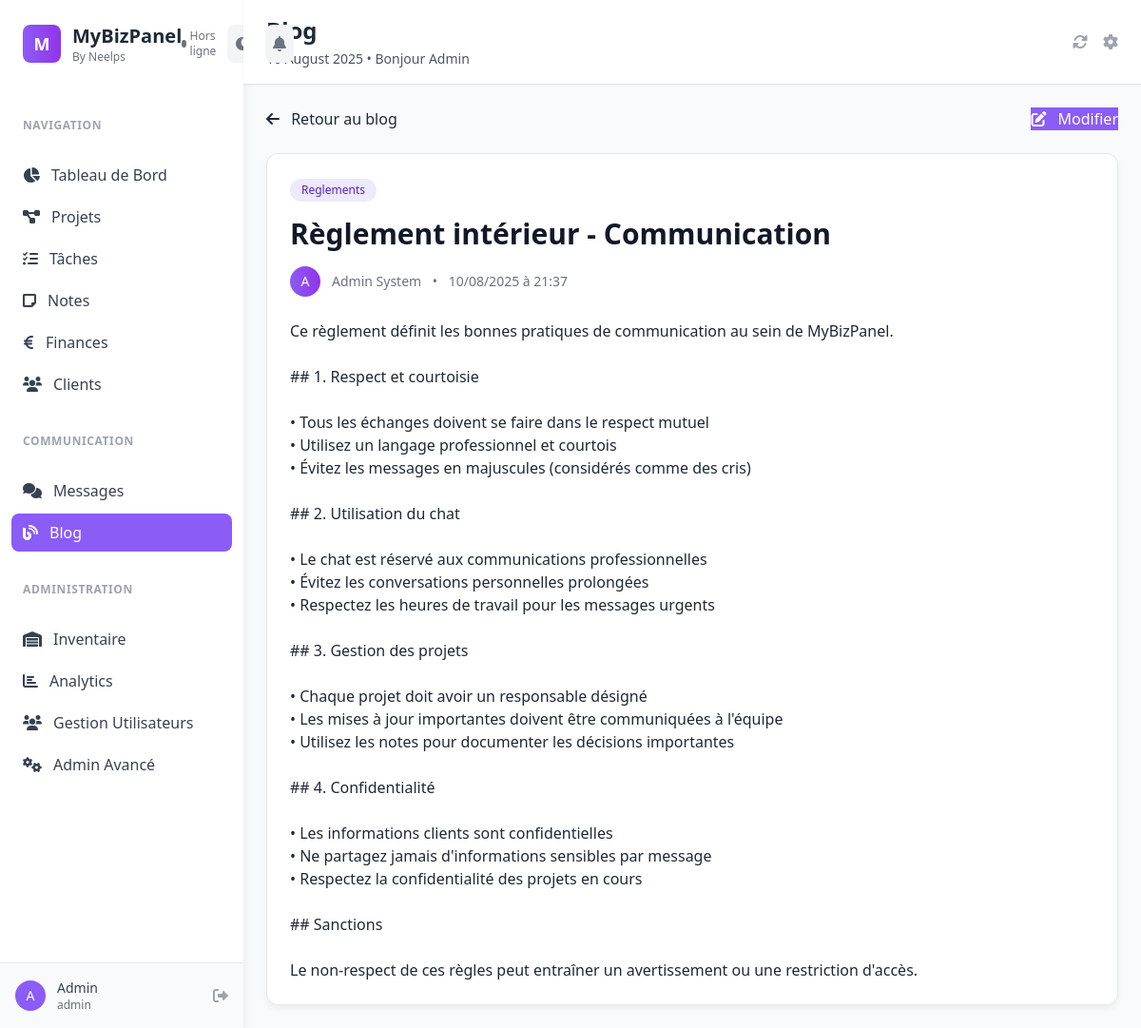
Screenshot of /?page=blog&view=blog_2 (signed in) with the database file from the repository.
### tables this page shows
CREATE TABLE blog_posts (
    id VARCHAR(50) PRIMARY KEY,
    title VARCHAR(300) NOT NULL,
    content TEXT NOT NULL,
    category ENUM('tutoriels', 'reglements', 'processus', 'guides', 'annonces') NOT NULL,
    author_id VARCHAR(50) NOT NULL,
    is_published BOOLEAN DEFAULT TRUE,
    created_at TIMESTAMP DEFAULT CURRENT_TIMESTAMP,
    updated_at TIMESTAMP DEFAULT CURRENT_TIMESTAMP ON UPDATE CURRENT_TIMESTAMP,
    INDEX idx_author_id (author_id),
    INDEX idx_category (category),
    INDEX idx_is_published (is_published),
    INDEX idx_created_at (created_at),
    FOREIGN KEY (author_id) REFERENCES users(id) ON DELETE CASCADE
);

CREATE TABLE users (
    id VARCHAR(50) PRIMARY KEY,
    email VARCHAR(255) UNIQUE NOT NULL,
    password VARCHAR(255) NOT NULL,
    first_name VARCHAR(100),
    last_name VARCHAR(100),
    role ENUM('admin', 'support', 'employee') DEFAULT 'employee',
    is_active BOOLEAN DEFAULT TRUE,
    created_at TIMESTAMP DEFAULT CURRENT_TIMESTAMP,
    updated_at TIMESTAMP DEFAULT CURRENT_TIMESTAMP ON UPDATE CURRENT_TIMESTAMP,
    INDEX idx_email (email),
    INDEX idx_role (role)
);

### pages/blog.php (the view, shortened to what this page needs)
<?php
require_once 'includes/bbcode.php';
$viewPost = null;
if (isset($_GET['view'])) {
    try {
        $stmt = $pdo->prepare("
            SELECT bp.*, u.first_name, u.last_name, u.email as author_email
            FROM blog_posts bp
            LEFT JOIN users u ON bp.author_id = u.id
            WHERE bp.id = ? AND bp.is_published = 1
        ");
        $stmt->execute([$_GET['view']]);
        $viewPost = $stmt->fetch();
    } catch (Exception $e) {
        $error = "Article non trouvé";
    }
}
$selectedCategory = $_GET['category'] ?? 'all';
$categoryFilter = $selectedCategory !== 'all' ? "AND category = ?" : "";
try {
    $sql = "
        SELECT bp.*, u.first_name, u.last_name, u.email as author_email
        FROM blog_posts bp
        LEFT JOIN users u ON bp.author_id = u.id
        WHERE bp.is_published = 1 $categoryFilter
        ORDER BY bp.created_at DESC
        LIMIT 20
    ";
    $stmt = $pdo->prepare($sql);
    if ($selectedCategory !== 'all') {
        $stmt->execute([$selectedCategory]);
    } else {
        $stmt->execute();
    }
    $blogPosts = $stmt->fetchAll();
} catch (Exception $e) {
    $blogPosts = [];
    $error = "Erreur lors de la récupération des articles";
}
?>
<?php if ($viewPost): ?>
<div class="space-y-6">
    <div class="flex items-center justify-between">
        <a href="?page=blog" class="btn-secondary">
            <i class="fas fa-arrow-left mr-2"></i>
            Retour au blog
        </a>
        <?php if ($_SESSION['role'] === 'admin' || $_SESSION['role'] === 'support'): ?>
        <a href="?page=blog&edit=<?= $viewPost['id'] ?>" class="btn-primary">
            <i class="fas fa-edit mr-2"></i>
            Modifier
        </a>
        <?php endif; ?>
    </div>
    <article class="card">
        <div class="p-6">
            <div class="mb-4">
                <span class="inline-block px-3 py-1 text-xs font-medium bg-violet-100 text-violet-800 rounded-full">
                    <?= ucfirst($viewPost['category']) ?>
                </span>
            </div>
            <h1 class="text-3xl font-bold text-gray-900 mb-4"><?= htmlspecialchars($viewPost['title']) ?></h1>
            <div class="flex items-center text-sm text-gray-500 mb-6">
                <div class="w-8 h-8 bg-gradient-to-r from-violet-500 to-purple-600 rounded-full flex items-center justify-center text-white text-sm font-medium mr-3">
                    <?= strtoupper(substr($viewPost['author_email'], 0, 1)) ?>
                </div>
                <div>
                    <span class="font-medium">
                        <?= htmlspecialchars($viewPost['first_name'] . ' ' . $viewPost['last_name']) ?>
                    </span>
                    <span class="mx-2">•</span>
                    <time><?= date('d/m/Y à H:i', strtotime($viewPost['created_at'])) ?></time>
                </div>
            </div>
            <div class="prose max-w-none bbcode-content">
                <?= parseBBCode($viewPost['content']) ?>
            </div>
        </div>
    </article>
</div>
<?php endif; ?>

### includes/bbcode.php (shortened to what this page needs)
<?php
function parseBBCode($text) {
    $text = htmlspecialchars($text, ENT_QUOTES, 'UTF-8');
    $text = preg_replace('/\[b\](.*?)\[\/b\]/i', '<strong class="font-bold">$1</strong>', $text);
    $text = preg_replace('/\[i\](.*?)\[\/i\]/i', '<em class="italic">$1</em>', $text);
    $text = preg_replace('/\[u\](.*?)\[\/u\]/i', '<span class="underline">$1</span>', $text);
    $text = preg_replace('/\[s\](.*?)\[\/s\]/i', '<span class="line-through">$1</span>', $text);
    $text = preg_replace_callback('/\[color=([a-zA-Z]+|#[0-9a-fA-F]{6})\](.*?)\[\/color\]/i', function($matches) {
        $color = $matches[1];
        $content = $matches[2];
        $colors = [
            'rouge' => 'text-red-600',
            'vert' => 'text-green-600',
            'bleu' => 'text-blue-600',
            'jaune' => 'text-yellow-600',
            'orange' => 'text-orange-600',
            'violet' => 'text-purple-600',
            'rose' => 'text-pink-600',
            'gris' => 'text-gray-600',
            'noir' => 'text-black dark:text-white',
            'blanc' => 'text-white dark:text-black'
        ];
        if (isset($colors[strtolower($color)])) {
            return '<span class="' . $colors[strtolower($color)] . '">' . $content . '</span>';
        } elseif (preg_match('/^#[0-9a-fA-F]{6}$/', $color)) {
            return '<span style="color: ' . $color . '">' . $content . '</span>';
        }
        return $content;
    }, $text);
    $text = preg_replace_callback('/\[size=(petit|normal|grand|titre)\](.*?)\[\/size\]/i', function($matches) {
        $size = strtolower($matches[1]);
        $content = $matches[2];
        $sizes = [
            'petit' => 'text-sm',
            'normal' => 'text-base',
            'grand' => 'text-lg',
            'titre' => 'text-xl font-bold'
        ];
        return '<span class="' . ($sizes[$size] ?? 'text-base') . '">' . $content . '</span>';
    }, $text);
    $text = preg_replace_callback('/\[list\](.*?)\[\/list\]/s', function($matches) {
        $content = $matches[1];
        $items = preg_split('/\[\*\]/', $content);
        array_shift($items);
        $html = '<ul class="list-disc list-inside ml-4 space-y-1">';
        foreach ($items as $item) {
            $item = trim($item);
            if (!empty($item)) {
                $html .= '<li>' . $item . '</li>';
            }
        }
        $html .= '</ul>';
        return $html;
    }, $text);
    $text = preg_replace('/\[url=(https?:\/\/[^\]]+)\](.*?)\[\/url\]/i', '<a href="$1" class="text-blue-600 hover:text-blue-800 underline" target="_blank" rel="noopener">$2</a>', $text);
    $text = preg_replace('/\[url\](https?:\/\/[^\[]+)\[\/url\]/i', '<a href="$1" class="text-blue-600 hover:text-blue-800 underline" target="_blank" rel="noopener">$1</a>', $text);
    $text = preg_replace('/\[img\](https?:\/\/[^\[]+)\[\/img\]/i', '<img src="$1" alt="Image" class="max-w-full h-auto rounded-lg shadow-md my-2">', $text);
    $text = preg_replace('/\[quote=([^\]]+)\](.*?)\[\/quote\]/s', '<blockquote class="border-l-4 border-blue-500 pl-4 py-2 my-4 bg-gray-50 dark:bg-gray-800"><cite class="text-sm font-semibold text-blue-600">$1 :</cite><br>$2</blockquote>', $text);
    $text = preg_replace('/\[quote\](.*?)\[\/quote\]/s', '<blockquote class="border-l-4 border-gray-400 pl-4 py-2 my-4 bg-gray-50 dark:bg-gray-800 italic">$1</blockquote>', $text);
    $text = preg_replace('/\[code\](.*?)\[\/code\]/s', '<pre class="bg-gray-900 text-green-400 p-4 rounded-lg overflow-x-auto my-4"><code>$1</code></pre>', $text);
    $text = preg_replace('/\[c\](.*?)\[\/c\]/i', '<code class="bg-gray-200 dark:bg-gray-700 px-2 py-1 rounded text-sm font-mono">$1</code>', $text);
    $text = preg_replace('/\[table\](.*?)\[\/table\]/s', '<table class="w-full border-collapse border border-gray-300 dark:border-gray-600 my-4">$1</table>', $text);
    $text = preg_replace('/\[tr\](.*?)\[\/tr\]/s', '<tr class="border-b border-gray-300 dark:border-gray-600">$1</tr>', $text);
    $text = preg_replace('/\[td\](.*?)\[\/td\]/s', '<td class="border border-gray-300 dark:border-gray-600 px-3 py-2">$1</td>', $text);
    $text = preg_replace('/\[th\](.*?)\[\/th\]/s', '<th class="border border-gray-300 dark:border-gray-600 px-3 py-2 bg-gray-100 dark:bg-gray-700 font-semibold">$1</th>', $text);
    $text = preg_replace('/\[center\](.*?)\[\/center\]/s', '<div class="text-center">$1</div>', $text);
    $text = preg_replace('/\[right\](.*?)\[\/right\]/s', '<div class="text-right">$1</div>', $text);
    $text = preg_replace('/\[left\](.*?)\[\/left\]/s', '<div class="text-left">$1</div>', $text);
    $text = preg_replace('/\[info\](.*?)\[\/info\]/s', '<div class="bg-blue-50 dark:bg-blue-900/20 border-l-4 border-blue-500 p-4 my-4"><div class="flex"><i class="fas fa-info-circle text-blue-500 mr-2 mt-1"></i><div>$1</div></div></div>', $text);
    $text = preg_replace('/\[warning\](.*?)\[\/warning\]/s', '<div class="bg-yellow-50 dark:bg-yellow-900/20 border-l-4 border-yellow-500 p-4 my-4"><div class="flex"><i class="fas fa-exclamation-triangle text-yellow-500 mr-2 mt-1"></i><div>$1</div></div></div>', $text);
    $text = preg_replace('/\[error\](.*?)\[\/error\]/s', '<div class="bg-red-50 dark:bg-red-900/20 border-l-4 border-red-500 p-4 my-4"><div class="flex"><i class="fas fa-times-circle text-red-500 mr-2 mt-1"></i><div>$1</div></div></div>', $text);
    $text = preg_replace('/\[success\](.*?)\[\/success\]/s', '<div class="bg-green-50 dark:bg-green-900/20 border-l-4 border-green-500 p-4 my-4"><div class="flex"><i class="fas fa-check-circle text-green-500 mr-2 mt-1"></i><div>$1</div></div></div>', $text);
    $spoilerCounter = 0;
    $text = preg_replace_callback('/\[spoiler(?:=([^\]]+))?\](.*?)\[\/spoiler\]/s', function($matches) use (&$spoilerCounter) {
        $spoilerCounter++;
        $title = isset($matches[1]) ? $matches[1] : 'Spoiler';
        $content = $matches[2];
        return '<div class="my-4">
            <button onclick="toggleSpoiler(' . $spoilerCounter . ')" class="bg-gray-200 hover:bg-gray-300 dark:bg-gray-700 dark:hover:bg-gray-600 px-4 py-2 rounded-lg font-semibold">
                <i class="fas fa-eye-slash mr-2"></i>' . $title . '
            </button>
            <div id="spoiler-' . $spoilerCounter . '" class="hidden mt-2 p-4 bg-gray-50 dark:bg-gray-800 rounded-lg">' . $content . '</div>
        </div>';
    }, $text);
    $text = str_replace("\n", '<br>', $text);
    return $text;
}
?>

### index.php (style rules this page uses)
:root { --primary: #8b5cf6; --primary-dark: #7c3aed; --secondary: #f3f4f6; --accent: #fbbf24; }
.btn-primary { background-color: var(--primary); color: white; transition: all 0.3s ease; }
body { background-color: #f8fafc; color: #1f2937; }
.card { background: white; border-radius: 12px; box-shadow: 0 4px 6px rgba(0, 0, 0, 0.05); border: 1px solid #e5e7eb; }

### rows the page displays
blog_posts: category "Reglements", title "Règlement intérieur - Communication", created_at "10/08/2025 à 21:37", content "Ce règlement définit les bonnes pratiques de communication au sein de MyBizPanel. ## 1. Respect et courtoisie • Tous les échanges doivent se faire dans le respect mutuel • Utilisez un langage professionnel et courtois • Évitez les messages en majuscules (considérés comme des cris) ## 2. Utilisation du chat • Le chat est réservé aux communications professionnelles • Évitez les conversations personnelles prolongées • Respectez les heures de travail pour les messages urgents ## 3. Gestion des projets • Chaque projet doit avoir un responsable désigné • Les mises à jour importantes doivent être communiquées à l'équipe • Utilisez les notes pour documenter les décisions importantes ## 4.…"
users: email "A", first_name+last_name "Admin System"

### other values shown
substr($_SESSION['first_name'] ?? 'U', 0, 1) "A"
sanitizeOutput($_SESSION['first_name'] ?? 'Utilisateur') "Admin"
sanitizeOutput($_SESSION['role'] ?? 'employee') "admin"
